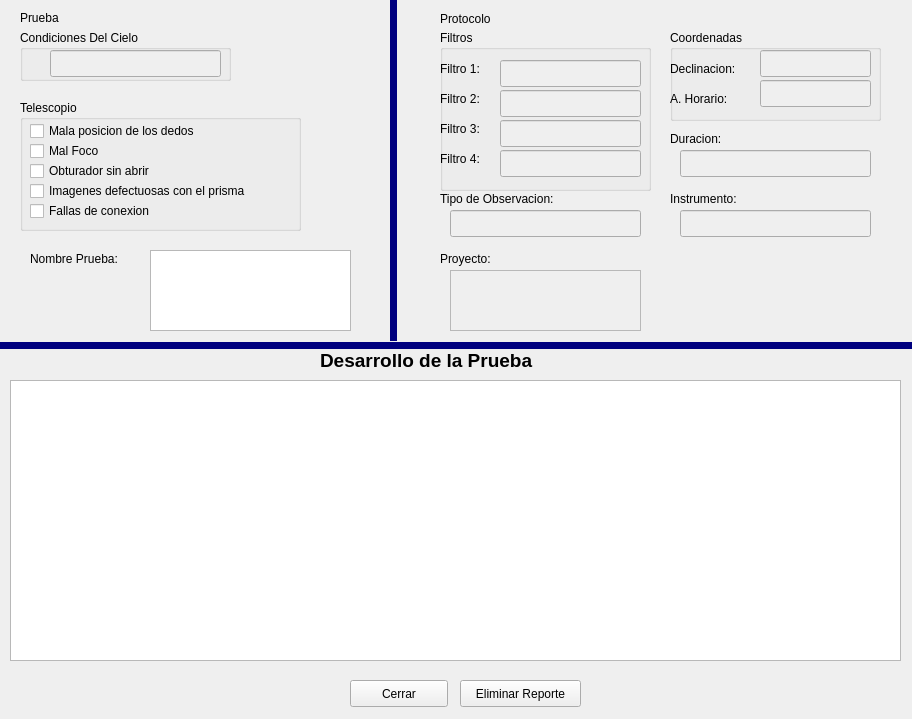
<?xml version="1.0" encoding="UTF-8"?>
<ui version="4.0">
 <class>ReporteAdmin</class>
 <widget class="QWidget" name="ReporteAdmin">
  <property name="geometry">
   <rect>
    <x>0</x>
    <y>0</y>
    <width>912</width>
    <height>719</height>
   </rect>
  </property>
  <property name="windowTitle">
   <string>Form</string>
  </property>
  <widget class="QLineEdit" name="lineEditTipoObservacion">
   <property name="enabled">
    <bool>false</bool>
   </property>
   <property name="geometry">
    <rect>
     <x>450</x>
     <y>210</y>
     <width>191</width>
     <height>27</height>
    </rect>
   </property>
  </widget>
  <widget class="QLabel" name="label_10">
   <property name="geometry">
    <rect>
     <x>670</x>
     <y>190</y>
     <width>101</width>
     <height>17</height>
    </rect>
   </property>
   <property name="text">
    <string>Instrumento:</string>
   </property>
  </widget>
  <widget class="QTextEdit" name="textEditProyecto">
   <property name="enabled">
    <bool>false</bool>
   </property>
   <property name="geometry">
    <rect>
     <x>450</x>
     <y>270</y>
     <width>191</width>
     <height>61</height>
    </rect>
   </property>
  </widget>
  <widget class="QLabel" name="label_7">
   <property name="geometry">
    <rect>
     <x>440</x>
     <y>190</y>
     <width>151</width>
     <height>17</height>
    </rect>
   </property>
   <property name="text">
    <string>Tipo de Observacion:</string>
   </property>
  </widget>
  <widget class="QLabel" name="label_12">
   <property name="geometry">
    <rect>
     <x>440</x>
     <y>10</y>
     <width>81</width>
     <height>17</height>
    </rect>
   </property>
   <property name="styleSheet">
    <string notr="true">font: 75 12pt &quot;Arial&quot;;</string>
   </property>
   <property name="text">
    <string>Protocolo</string>
   </property>
  </widget>
  <widget class="QGroupBox" name="groupBox_4">
   <property name="geometry">
    <rect>
     <x>670</x>
     <y>30</y>
     <width>211</width>
     <height>91</height>
    </rect>
   </property>
   <property name="title">
    <string>Coordenadas</string>
   </property>
   <widget class="QLabel" name="label_5">
    <property name="geometry">
     <rect>
      <x>0</x>
      <y>30</y>
      <width>91</width>
      <height>17</height>
     </rect>
    </property>
    <property name="text">
     <string>Declinacion:</string>
    </property>
   </widget>
   <widget class="QLabel" name="label_6">
    <property name="geometry">
     <rect>
      <x>0</x>
      <y>60</y>
      <width>81</width>
      <height>17</height>
     </rect>
    </property>
    <property name="text">
     <string>A. Horario:</string>
    </property>
   </widget>
   <widget class="QLineEdit" name="lineEditDeclinacion">
    <property name="enabled">
     <bool>false</bool>
    </property>
    <property name="geometry">
     <rect>
      <x>90</x>
      <y>20</y>
      <width>111</width>
      <height>27</height>
     </rect>
    </property>
   </widget>
   <widget class="QLineEdit" name="lineEditAnguloHorario">
    <property name="enabled">
     <bool>false</bool>
    </property>
    <property name="geometry">
     <rect>
      <x>90</x>
      <y>50</y>
      <width>111</width>
      <height>27</height>
     </rect>
    </property>
   </widget>
  </widget>
  <widget class="QLineEdit" name="lineEditDuracion">
   <property name="enabled">
    <bool>false</bool>
   </property>
   <property name="geometry">
    <rect>
     <x>680</x>
     <y>150</y>
     <width>191</width>
     <height>27</height>
    </rect>
   </property>
  </widget>
  <widget class="QLineEdit" name="lineEditInstrumento">
   <property name="enabled">
    <bool>false</bool>
   </property>
   <property name="geometry">
    <rect>
     <x>680</x>
     <y>210</y>
     <width>191</width>
     <height>27</height>
    </rect>
   </property>
  </widget>
  <widget class="QGroupBox" name="groupBox_3">
   <property name="geometry">
    <rect>
     <x>440</x>
     <y>30</y>
     <width>211</width>
     <height>161</height>
    </rect>
   </property>
   <property name="title">
    <string>Filtros</string>
   </property>
   <widget class="QLabel" name="label_2">
    <property name="geometry">
     <rect>
      <x>0</x>
      <y>30</y>
      <width>61</width>
      <height>17</height>
     </rect>
    </property>
    <property name="text">
     <string>Filtro 1:</string>
    </property>
   </widget>
   <widget class="QLabel" name="label_3">
    <property name="geometry">
     <rect>
      <x>0</x>
      <y>60</y>
      <width>61</width>
      <height>17</height>
     </rect>
    </property>
    <property name="text">
     <string>Filtro 2:</string>
    </property>
   </widget>
   <widget class="QLabel" name="label_4">
    <property name="geometry">
     <rect>
      <x>0</x>
      <y>90</y>
      <width>61</width>
      <height>17</height>
     </rect>
    </property>
    <property name="text">
     <string>Filtro 3:</string>
    </property>
   </widget>
   <widget class="QLabel" name="label_11">
    <property name="geometry">
     <rect>
      <x>0</x>
      <y>120</y>
      <width>61</width>
      <height>17</height>
     </rect>
    </property>
    <property name="text">
     <string>Filtro 4:</string>
    </property>
   </widget>
   <widget class="QLineEdit" name="lineEditFiltro1">
    <property name="enabled">
     <bool>false</bool>
    </property>
    <property name="geometry">
     <rect>
      <x>60</x>
      <y>30</y>
      <width>141</width>
      <height>27</height>
     </rect>
    </property>
   </widget>
   <widget class="QLineEdit" name="lineEditFiltro2">
    <property name="enabled">
     <bool>false</bool>
    </property>
    <property name="geometry">
     <rect>
      <x>60</x>
      <y>60</y>
      <width>141</width>
      <height>27</height>
     </rect>
    </property>
   </widget>
   <widget class="QLineEdit" name="lineEditFiltro3">
    <property name="enabled">
     <bool>false</bool>
    </property>
    <property name="geometry">
     <rect>
      <x>60</x>
      <y>90</y>
      <width>141</width>
      <height>27</height>
     </rect>
    </property>
   </widget>
   <widget class="QLineEdit" name="lineEditFiltro4">
    <property name="enabled">
     <bool>false</bool>
    </property>
    <property name="geometry">
     <rect>
      <x>60</x>
      <y>120</y>
      <width>141</width>
      <height>27</height>
     </rect>
    </property>
   </widget>
  </widget>
  <widget class="QLabel" name="label_8">
   <property name="geometry">
    <rect>
     <x>670</x>
     <y>130</y>
     <width>71</width>
     <height>17</height>
    </rect>
   </property>
   <property name="text">
    <string>Duracion:</string>
   </property>
  </widget>
  <widget class="QGroupBox" name="groupBox">
   <property name="geometry">
    <rect>
     <x>20</x>
     <y>30</y>
     <width>211</width>
     <height>51</height>
    </rect>
   </property>
   <property name="title">
    <string>Condiciones Del Cielo</string>
   </property>
   <widget class="QLineEdit" name="lineEditCondiciones">
    <property name="enabled">
     <bool>false</bool>
    </property>
    <property name="geometry">
     <rect>
      <x>30</x>
      <y>20</y>
      <width>171</width>
      <height>27</height>
     </rect>
    </property>
   </widget>
  </widget>
  <widget class="QLabel" name="label_9">
   <property name="geometry">
    <rect>
     <x>440</x>
     <y>250</y>
     <width>91</width>
     <height>17</height>
    </rect>
   </property>
   <property name="text">
    <string>Proyecto:</string>
   </property>
  </widget>
  <widget class="QLabel" name="label">
   <property name="geometry">
    <rect>
     <x>20</x>
     <y>10</y>
     <width>61</width>
     <height>16</height>
    </rect>
   </property>
   <property name="styleSheet">
    <string notr="true">font: 75 12pt &quot;Arial&quot;;</string>
   </property>
   <property name="text">
    <string>Prueba</string>
   </property>
  </widget>
  <widget class="Line" name="line">
   <property name="geometry">
    <rect>
     <x>383</x>
     <y>0</y>
     <width>20</width>
     <height>341</height>
    </rect>
   </property>
   <property name="styleSheet">
    <string notr="true">color: rgb(0, 0, 127);</string>
   </property>
   <property name="frameShadow">
    <enum>QFrame::Plain</enum>
   </property>
   <property name="lineWidth">
    <number>7</number>
   </property>
   <property name="orientation">
    <enum>Qt::Vertical</enum>
   </property>
  </widget>
  <widget class="QLabel" name="label_13">
   <property name="geometry">
    <rect>
     <x>30</x>
     <y>250</y>
     <width>121</width>
     <height>17</height>
    </rect>
   </property>
   <property name="text">
    <string>Nombre Prueba:</string>
   </property>
  </widget>
  <widget class="QGroupBox" name="groupBox_2">
   <property name="geometry">
    <rect>
     <x>20</x>
     <y>100</y>
     <width>281</width>
     <height>131</height>
    </rect>
   </property>
   <property name="title">
    <string>Telescopio</string>
   </property>
   <widget class="QCheckBox" name="checkBoxDedos">
    <property name="geometry">
     <rect>
      <x>10</x>
      <y>20</y>
      <width>211</width>
      <height>22</height>
     </rect>
    </property>
    <property name="text">
     <string>Mala posicion de los dedos</string>
    </property>
   </widget>
   <widget class="QCheckBox" name="checkBoxFoco">
    <property name="geometry">
     <rect>
      <x>10</x>
      <y>40</y>
      <width>97</width>
      <height>22</height>
     </rect>
    </property>
    <property name="text">
     <string>Mal Foco</string>
    </property>
   </widget>
   <widget class="QCheckBox" name="checkBoxObturador">
    <property name="geometry">
     <rect>
      <x>10</x>
      <y>60</y>
      <width>171</width>
      <height>22</height>
     </rect>
    </property>
    <property name="text">
     <string>Obturador sin abrir</string>
    </property>
   </widget>
   <widget class="QCheckBox" name="checkBoxPrisma">
    <property name="geometry">
     <rect>
      <x>10</x>
      <y>80</y>
      <width>281</width>
      <height>22</height>
     </rect>
    </property>
    <property name="text">
     <string>Imagenes defectuosas con el prisma</string>
    </property>
   </widget>
   <widget class="QCheckBox" name="checkBoxConexion">
    <property name="geometry">
     <rect>
      <x>10</x>
      <y>100</y>
      <width>281</width>
      <height>22</height>
     </rect>
    </property>
    <property name="text">
     <string>Fallas de conexion</string>
    </property>
   </widget>
  </widget>
  <widget class="QTextEdit" name="textEditNombrePrueba">
   <property name="geometry">
    <rect>
     <x>150</x>
     <y>250</y>
     <width>201</width>
     <height>81</height>
    </rect>
   </property>
  </widget>
  <widget class="Line" name="line_2">
   <property name="geometry">
    <rect>
     <x>-3</x>
     <y>330</y>
     <width>921</width>
     <height>31</height>
    </rect>
   </property>
   <property name="styleSheet">
    <string notr="true">color: rgb(0, 0, 127);</string>
   </property>
   <property name="frameShadow">
    <enum>QFrame::Plain</enum>
   </property>
   <property name="lineWidth">
    <number>7</number>
   </property>
   <property name="orientation">
    <enum>Qt::Horizontal</enum>
   </property>
  </widget>
  <widget class="QLabel" name="label_14">
   <property name="geometry">
    <rect>
     <x>320</x>
     <y>350</y>
     <width>221</width>
     <height>20</height>
    </rect>
   </property>
   <property name="font">
    <font>
     <pointsize>14</pointsize>
     <weight>75</weight>
     <bold>true</bold>
    </font>
   </property>
   <property name="text">
    <string>Desarrollo de la Prueba</string>
   </property>
  </widget>
  <widget class="QTextEdit" name="textEditDesarrollo">
   <property name="geometry">
    <rect>
     <x>10</x>
     <y>380</y>
     <width>891</width>
     <height>281</height>
    </rect>
   </property>
  </widget>
  <widget class="QPushButton" name="pushButtonEliminar">
   <property name="geometry">
    <rect>
     <x>460</x>
     <y>680</y>
     <width>121</width>
     <height>27</height>
    </rect>
   </property>
   <property name="text">
    <string>Eliminar Reporte</string>
   </property>
  </widget>
  <widget class="QPushButton" name="pushButtonCerrar">
   <property name="geometry">
    <rect>
     <x>350</x>
     <y>680</y>
     <width>98</width>
     <height>27</height>
    </rect>
   </property>
   <property name="text">
    <string>Cerrar</string>
   </property>
  </widget>
 </widget>
 <resources/>
 <connections/>
</ui>
